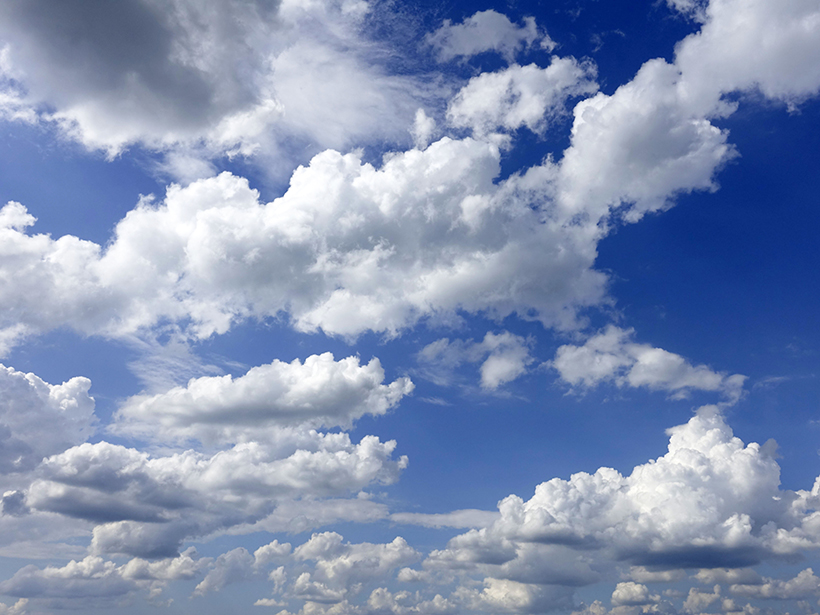
#> input picture 4_image.jpg, 820 x 615 px
$ python 4_gray_color_quantization.py
#> lines starting #> are read from the running program, lines starting #| are printed output that depends on the picture
# 4. Perform gray-level and color image quantization

import cv2
import numpy as np
import matplotlib.pyplot as plt

img = cv2.imread("4_image.jpg")
#> img is the input picture: shape (615, 820, 3); mean B, G, R 179.4, 146.1, 130.4
gray = cv2.cvtColor(img, cv2.COLOR_BGR2GRAY)
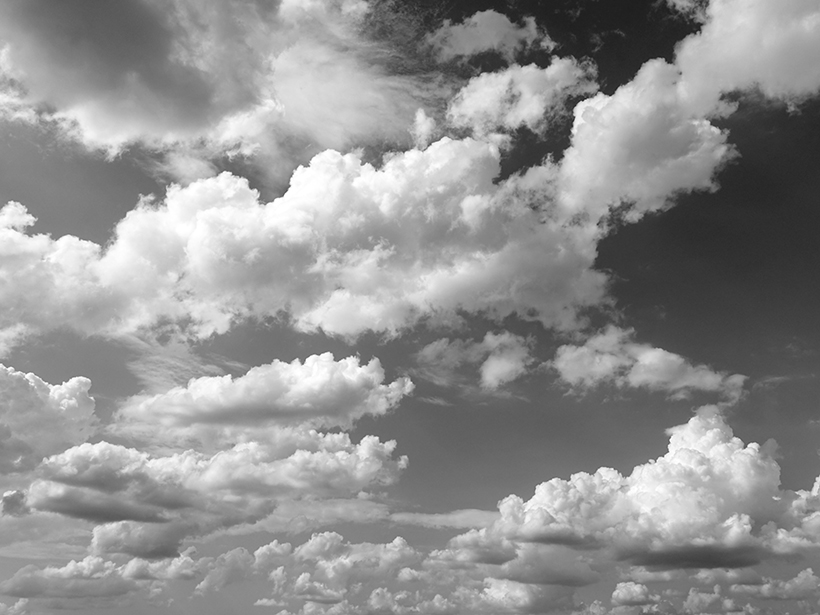
#> gray: shape (615, 820); min 26, max 255, mean 145.2

# Gray quantization (reduce levels)
levels = 4
quant_gray = np.floor(gray / (256/levels)) * (256/levels)
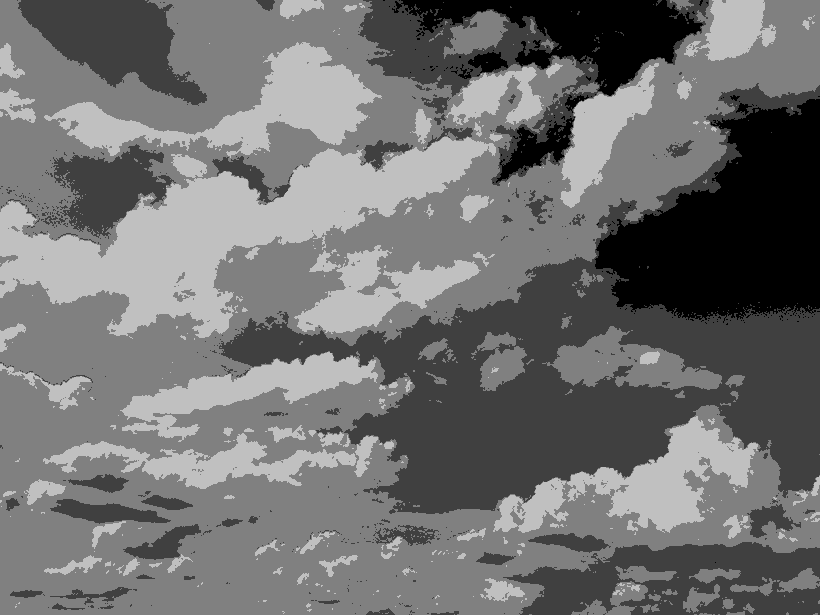
#> quant_gray: shape (615, 820) float64; min 0, max 192, mean 113

# Color quantization
Z = img.reshape((-1,3))
Z = np.float32(Z)
criteria = (cv2.TERM_CRITERIA_EPS + cv2.TERM_CRITERIA_MAX_ITER, 10, 1.0)
K = 8
_, labels, centers = cv2.kmeans(Z, K, None, criteria, 10, cv2.KMEANS_RANDOM_CENTERS)
#> centers = [[193.5, 173.9, 165.5], [239.2, 234, 231.6], [180.4, 124.6, 97.13], [175.7, 151.5, 140.2], [215, 202.5, 197.1], [157.4, 129.2, 115.2], [153.4, 98.27, 70.71], [131, 53.79, 19.58]]
quant_color = centers[labels.flatten()].reshape(img.shape).astype(np.uint8)
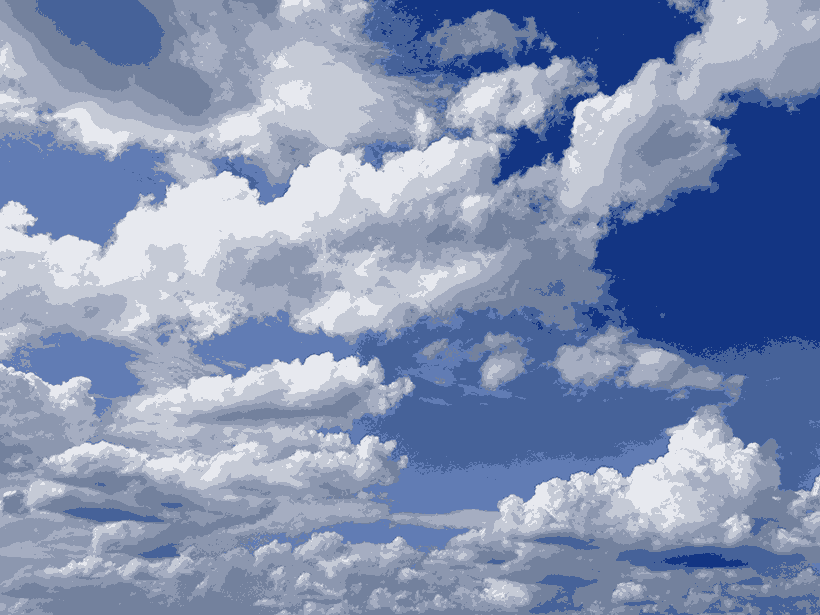
#> quant_color: shape (615, 820, 3); mean B, G, R 179, 145.5, 130.1
plt.title("4. Gray and color image quantization")
plt.subplot(1,3,1); plt.imshow(gray, cmap="gray"); plt.title("Gray Original")
plt.subplot(1,3,2); plt.imshow(quant_gray, cmap="gray"); plt.title("Gray Quantized")
plt.subplot(1,3,3); plt.imshow(cv2.cvtColor(quant_color, cv2.COLOR_BGR2RGB)); plt.title("Color Quantized")
plt.show()
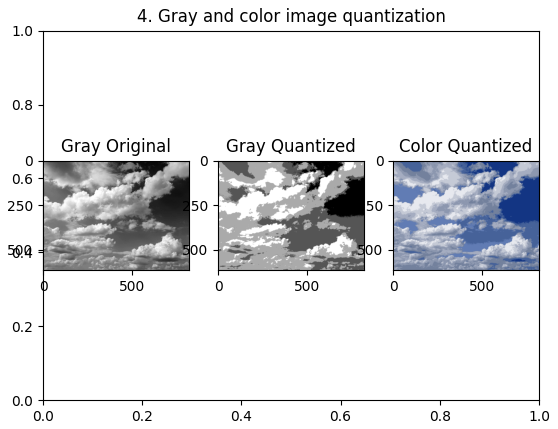
#> figure drawn by matplotlib, 3 panels

$ run again, with 5_bradford.jpg copied over 4_image.jpg
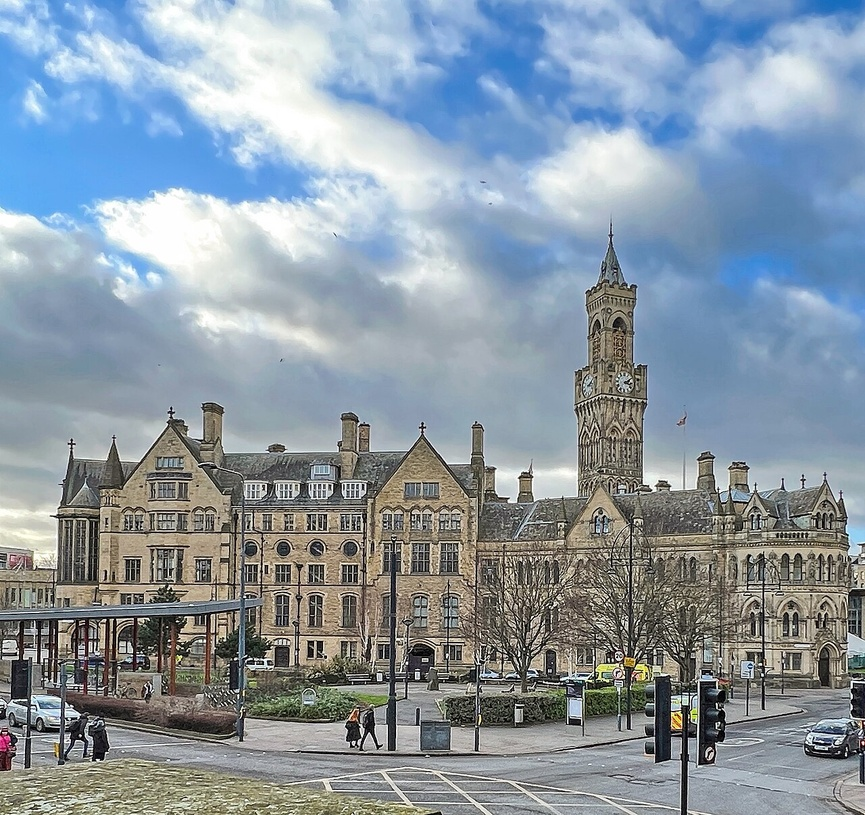
#> input picture 5_bradford.jpg, 865 x 815 px, shrunk from 1280 x 1206 before the run
#> img is the input picture: shape (815, 865, 3); mean B, G, R 164, 152.2, 138.4
#> `quant_gray = np.floor(gray / (256/levels)) * (256/levels)`:
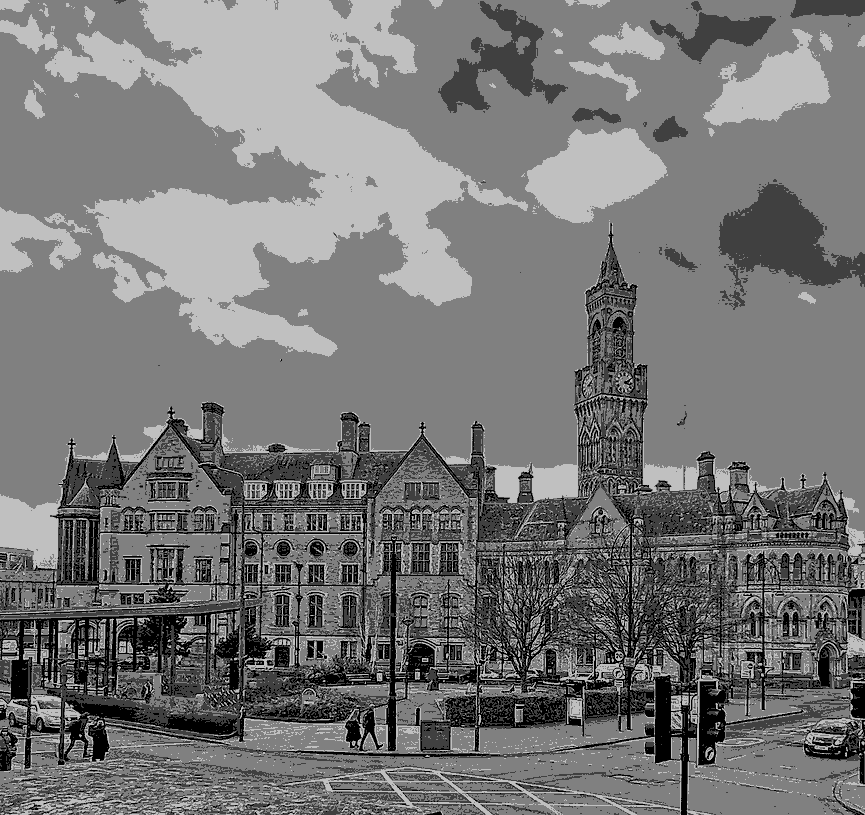
#> quant_gray: shape (815, 865) float64; min 0, max 192, mean 118.4
#> centers = [[177.5, 160, 142], [101.5, 111, 114], [206.9, 150.6, 100.6], [63.05, 70.38, 73.1], [22.08, 26, 28.2], [234.1, 232.9, 225.9], [137.4, 149.9, 155], [203.4, 190.9, 176.8]]
#> `plt.show()`:
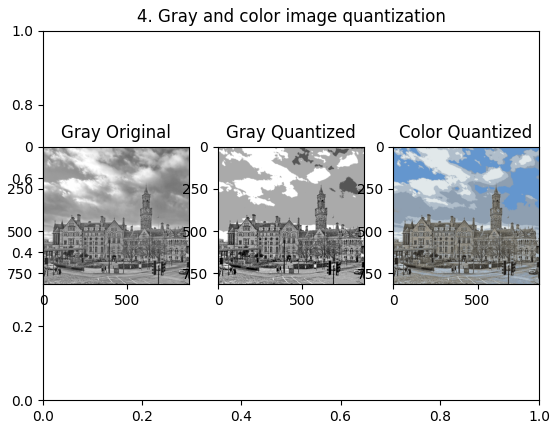
#> figure drawn by matplotlib, 3 panels

$ run again, with 6_focal.jpg copied over 4_image.jpg
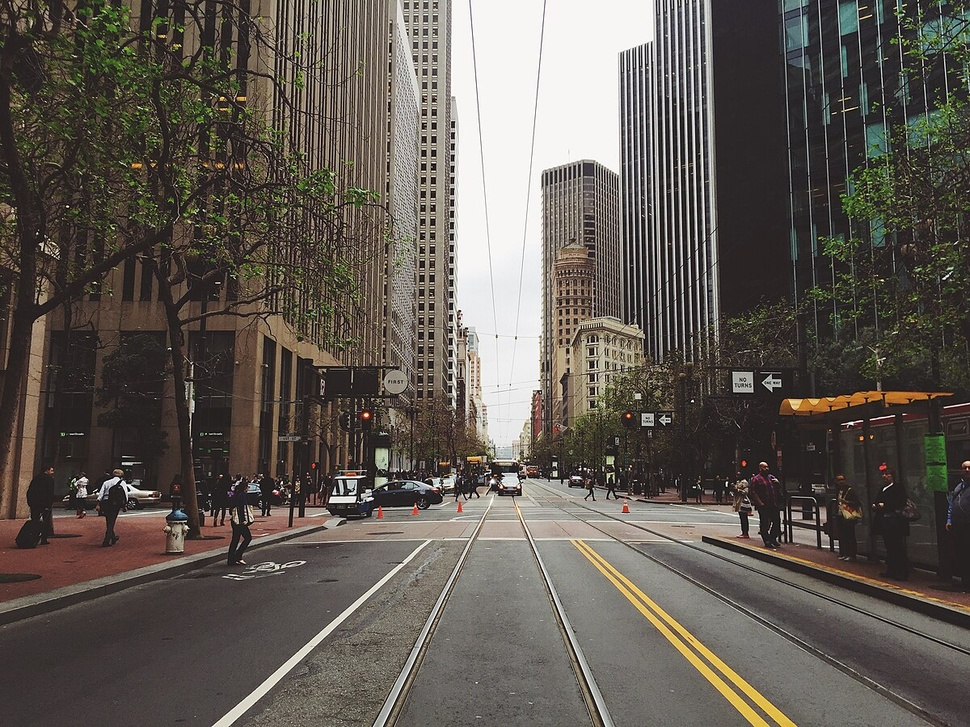
#> input picture 6_focal.jpg, 970 x 727 px, shrunk from 1200 x 900 before the run
#> img is the input picture: shape (727, 970, 3); mean B, G, R 83.2, 90.3, 96.8
#> `quant_gray = np.floor(gray / (256/levels)) * (256/levels)`:
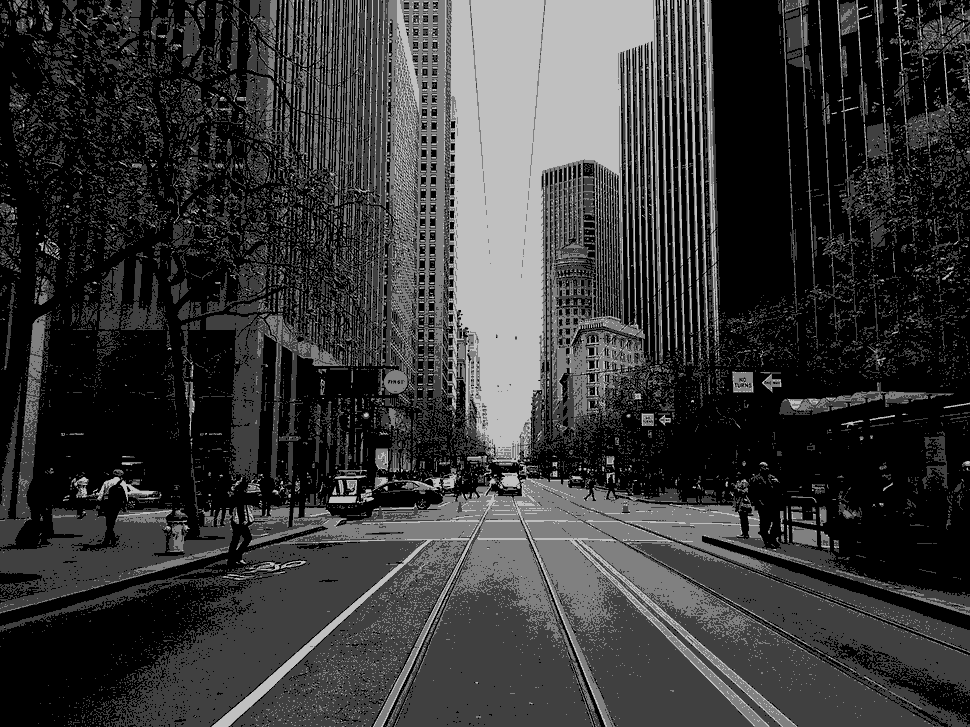
#> quant_gray: shape (727, 970) float64; min 0, max 192, mean 55.8
#> centers = [[71.98, 81.67, 92], [31.24, 34.93, 40.2], [89.43, 176.5, 215.4], [100.3, 110.1, 116.6], [168.4, 178.4, 184.3], [128.3, 139.4, 146], [238.3, 240.4, 241.5], [51.17, 57.91, 65.29]]
#> `plt.show()`:
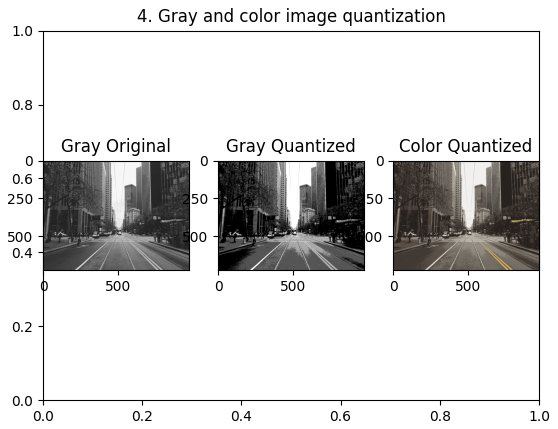
#> figure drawn by matplotlib, 3 panels
